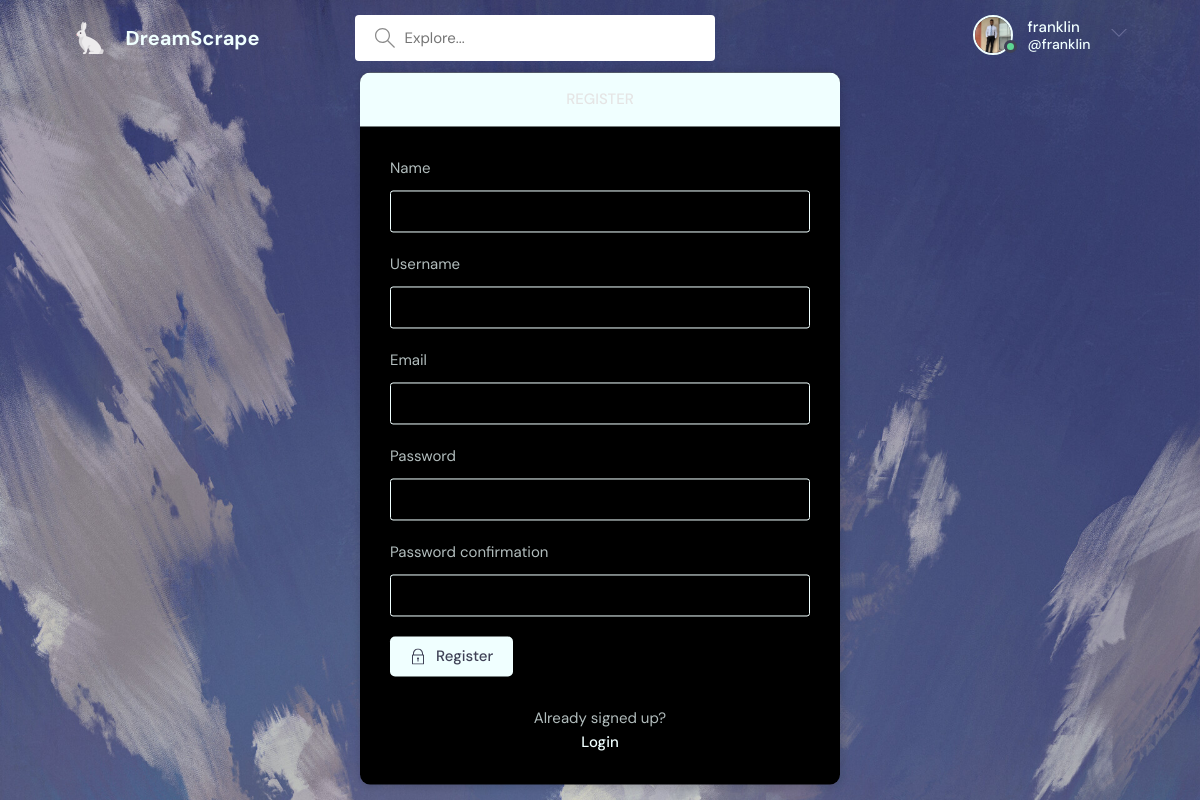
Page /register/ (signed in) on the committed database.
### dreams/models.py (models this page shows)
class User(AbstractUser):
        name = models.CharField(max_length = 200, null = True)
        email = models.EmailField(unique = True, null = True)
        bio = models.TextField(null = True)
        avatar = models.ImageField(null = True, default = "avatar.svg")
        USERNAME_FIELD = 'email'
        REQUIRED_FIELDS = []

### dreams/views.py (the view, shortened to what this page needs)
# urls.py: path('register/', views.register_page, name = 'register'),
def register_page(request):
    form = MyUserCreationForm()
    return render(request, 'dreams/login_register.html', {'form': form})

### dreams/forms.py
class MyUserCreationForm(UserCreationForm):
    class Meta:
        model = User
        fields = ['name', 'username', 'email', 'password1', 'password2']

### dreams/templates/dreams/login_register.html (shortened to what this page needs)
{% extends 'dreams/main.html' %}
{% block content %}
<main class="auth layout">
      {% if page == 'login' %}
      <div class="container">
        <div class="layout__box">
          <div class="layout__boxHeader">
            <div class="layout__boxTitle">
              <h3>Login</h3>
            </div>
          </div>
          <div class="layout__body">
            <form class="form" action="#" method='POST'>
              {% csrf_token %}
              <div class="form__group form__group">
                <label for="room_name">Email</label>
                <input id="username" name="email" type="text" placeholder="e.g. dennis_ivy" />
              </div>
              <div class="form__group">
                <label for="password">Password</label>
                <input
                  id="password"
                  name="password"
                  type="password"
                  placeholder="&bull;&bull;&bull;&bull;&bull;&bull;&bull;&bull;"
                />
              </div>
              <button class="btn btn--main" type="submit">
                <svg
                  version="1.1"
                  xmlns="http://www.w3.org/2000/svg"
                  width="32"
                  height="32"
                  viewBox="0 0 32 32"
                >
                  <title>lock</title>
                  <path
                    d="M27 12h-1v-2c0-5.514-4.486-10-10-10s-10 4.486-10 10v2h-1c-0.553 0-1 0.447-1 1v18c0 0.553 0.447 1 1 1h22c0.553 0 1-0.447 1-1v-18c0-0.553-0.447-1-1-1zM8 10c0-4.411 3.589-8 8-8s8 3.589 8 8v2h-16v-2zM26 30h-20v-16h20v16z"
                  ></path>
                  <path
                    d="M15 21.694v4.306h2v-4.306c0.587-0.348 1-0.961 1-1.694 0-1.105-0.895-2-2-2s-2 0.895-2 2c0 0.732 0.413 1.345 1 1.694z"
                  ></path>
                </svg>
                Login
              </button>
            </form>
            <div class="auth__action">
              <p>Haven't signed up yet?</p>
	      <a href="{% url 'dreams:register' %}" class="btn btn--link">Sign Up</a>
            </div>
          </div>
        </div>
      </div>
      {% else %}
      <div class="container">
        <div class="layout__box">
          <div class="layout__boxHeader">
            <div class="layout__boxTitle">
              <h3>Register</h3>
            </div>
          </div>
          <div class="layout__body">
            <form class="form" action="#" method='POST'>
	      {% for field in form %}
              <div class="form__group form__group">
		      <label for="room_name">{{ field.label }}</label>
		      {{ field }}
              </div>
	      {% endfor %}
              <button class="btn btn--main" type="submit">
                Register
              </button>
            </form>
            <div class="auth__action">
              <p>Already signed up?</p>
	      <a href="{% url 'dreams:login' %}" class="btn btn--link">Login</a>
            </div>
          </div>
        </div>
      </div>
      {% endif %}
    </main>
{% endblock content %}

### dreams/templates/dreams/navbar.html (shortened to what this page needs)
{% load static %}
    <header class="header header--loggedIn">
      <div class="container">
				<a href="{% url 'dreams:home' %}" class="header__logo">
					<img src="{% static 'dreams/img/rabbit.png' %}"/>
          <h1>DreamScrape</h1>
        </a>
				<form class="header__search" method='GET' action="{% url 'dreams:home' %}">
          <label style='background-color:white'>
            <input style='color:black'name='q' placeholder="Explore..." />
          </label>
        </form>
        <nav class="header__menu">
					{% if request.user.is_authenticated %}
          <div class="header__user">
		  <a href="{% url 'dreams:user-profile' user.id %}">
              <div class="avatar avatar--medium active">
		      <img src="{{ request.user.avatar.url }}" />
              </div>
							<p>{{ request.user.username }} <span>@{{ request.user.username }}</span></p>
            </a>
            <button class="dropdown-button">
              <svg version="1.1" xmlns="http://www.w3.org/2000/svg" width="32" height="32" viewBox="0 0 32 32">
                <title>chevron-down</title>
                <path d="M16 21l-13-13h-3l16 16 16-16h-3l-13 13z"></path>
              </svg>
            </button>
          </div>
         	{% else %}
					<a href="{% url 'dreams:login' %}">
						<img src="{% static 'dreams/img/avatar.svg' %}" />
            <p>Login</p>
          </a>
					{% endif %}
        </nav>
      </div>
    </header>

### rows in the picture
User: user.avatar (picture), user.username "franklin"

### other values in the picture
{{ field.label }} "Name" "Username" "Email" "Password" "Password confirmation"
